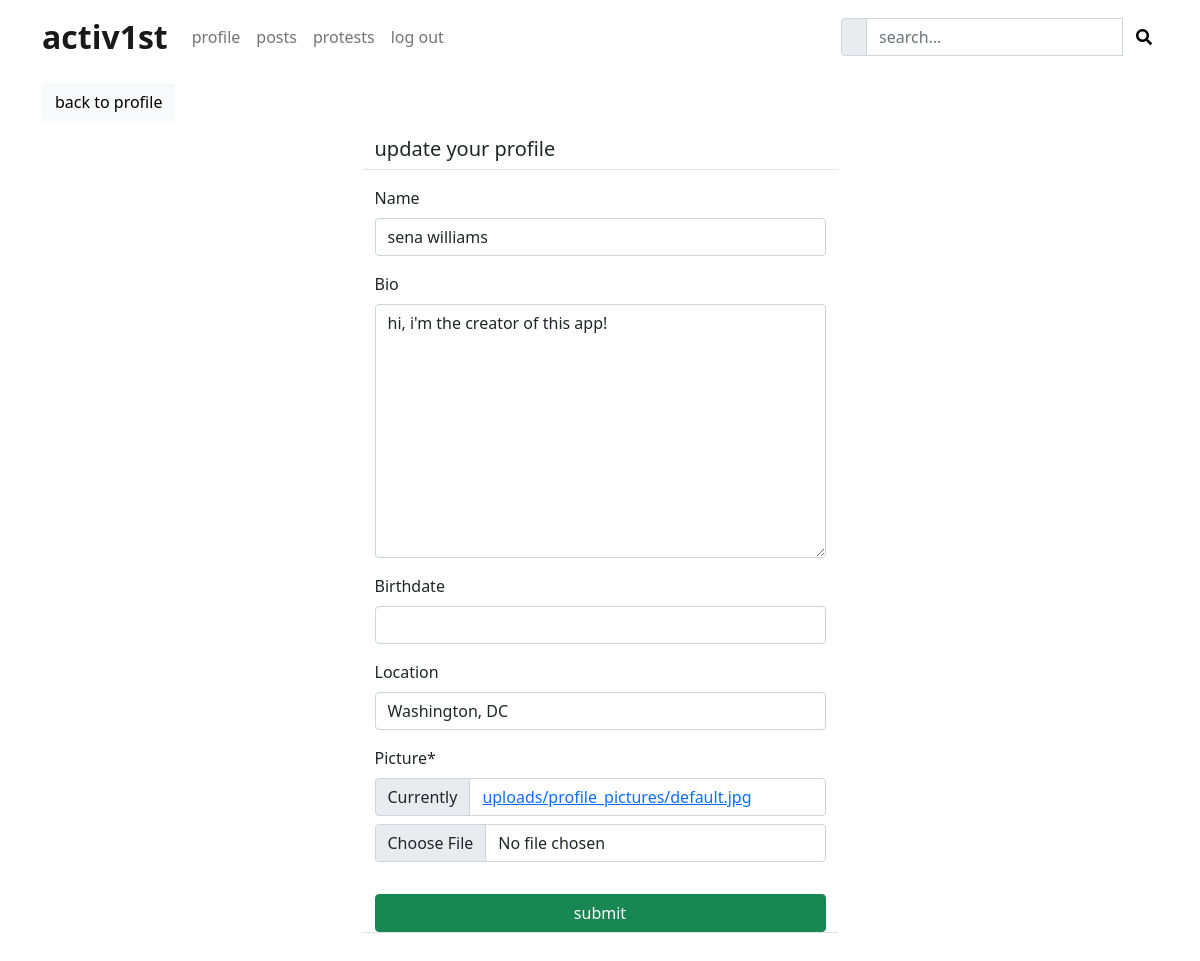
The page /social/profile/edit/2 (signed in) on the database its author committed.
### social/models.py (models this page shows)
class UserProfile(models.Model):
    user = models.OneToOneField(User, primary_key=True, verbose_name='user', related_name='profile', on_delete=models.CASCADE)
    name = models.CharField(max_length=30, blank=True, null=True)
    bio = models.TextField(max_length=500, blank=True, null=True)
    pronouns = models.CharField(max_length=20, blank=True, null=True)
    birthdate = models.DateField(null=True, blank=True)
    location = models.CharField(max_length=30, blank=True, null=True)
    picture = models.ImageField(upload_to='uploads/profile_pictures', default='uploads/profile_pictures/default.jpg')
    is_verified = models.BooleanField(default=False)
    followers = models.ManyToManyField(User, blank=True, related_name='followers')

### social/views.py (the view, shortened to what this page needs)
# urls.py: path('profile/edit/<int:pk>', ProfileEditView.as_view(), name='profile-edit'),
class ProfileEditView(LoginRequiredMixin, UserPassesTestMixin, UpdateView):
    model = UserProfile
    fields = ['name', 'bio', 'birthdate', 'location', 'picture']
    template_name = 'social/profile_edit.html'
    def test_func(self):
        profile = self.get_object()
        return self.request.user == profile.user

### social/templates/social/profile_edit.html (shortened to what this page needs)
{% extends 'landing/base.html' %}
{% load crispy_forms_tags %}
{% load static %}
{% block content %}
<div class="container">
    <div class="row mt-5">
        <div class="col-md-5 col-sm-6">
            <a href="{% url 'profile' object.pk %}" class="btn btn-light">back to profile</a>
        </div>
    </div>
    <div class="row justify-content-center mt-3">
        <div class="col-md-5 col-sm-12 border-bottom">
            <h5>update your profile</h5>
        </div>
    </div>
    <div class="row justify-content-center mt-3 mb-5">
        <div class="col-md-5 col-sm-12 border-bottom">
            <form method="POST" enctype="multipart/form-data">
                {{ form | crispy }}
                <div class="d-grid gap-2">
                    <button class="btn btn-success mt-3">submit</button>
                </div>
            </form>
        </div>
    </div>
</div>
{% endblock content %}

### static/style.css (style rules this page uses)
body { padding-top: 35px; }

### rows shown on the page
UserProfile: name "sena williams", bio "hi, i'm the creator of this app!", location "Washington, DC"
